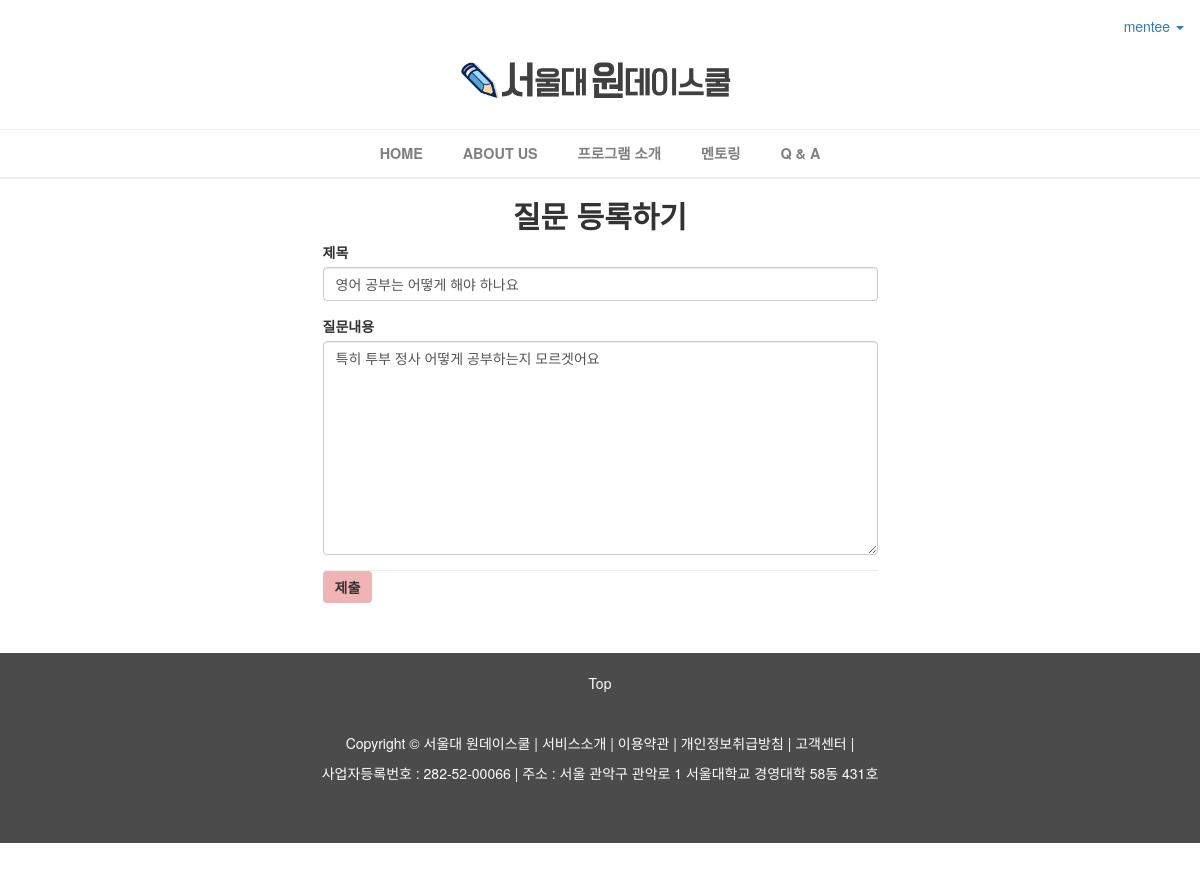
Page /mentoring/Q&A/1/edit/ (signed in) on the committed database.
### mentoring/models.py (models this page shows, shortened)
class Mentoring_question(models.Model):
    author = models.ForeignKey(settings.AUTH_USER_MODEL)
    title = models.CharField(max_length=50, verbose_name='제목')
    content = models.TextField(verbose_name='질문내용')
    created_at = models.DateTimeField(auto_now_add=True)

### mentoring/views.py (the view)
# urls.py: url(r'^Q&A/(?P<pk>\d+)/edit/$', views.mentoring_question_edit, name='mentoring_question_edit'),
@login_required
def mentoring_question_edit(request, pk):
    mentoring_question = get_object_or_404(Mentoring_question, pk=pk)
    if mentoring_question.author == request.user:
        if request.method == "POST":
            mentoring_questionform = Mentoring_questionForm(request.POST, instance=mentoring_question)
            if mentoring_questionform.is_valid():
                mentoring_question = mentoring_questionform.save(commit=False)
                mentoring_question.save()
                messages.success(request, "질문이 성공적으로 수정되었습니다.")
                return redirect("/")
        else:
            mentoring_questionform = Mentoring_questionForm(instance=mentoring_question)
    else:
        messages.error(request, "질문 작성자만 수정할 수 있습니다.")
        return redirect(mentoring_question_detail, pk=mentoring_question.pk)
    return render(request, 'mentoring/mentoring_question_form.html', {
        'mentoring_questionform' : mentoring_questionform
        })

### mentoring/forms.py
class Mentoring_questionForm(forms.ModelForm):
    class Meta:
        model = Mentoring_question
        fields = ('title', 'content')

### mentoring/templates/mentoring/mentoring_question_form.html (shortened to what this page needs)
{% extends 'mentoring/base.html' %}
{% load staticfiles %}
{% load bootstrap3 %}
{% block style %}
    <link rel="stylesheet" href="{% static 'question_form.css' %}"/>
{% endblock %}
{% block content %}
<div class="container">
    <div class="row">
    <div class="col-sm-8 col-sm-offset-2 text-center">
        <h2><strong>질문 등록하기</strong></h2>
    </div>
    <div class="col-sm-6 col-sm-offset-3">
        <form method="post" action="">
            {% bootstrap_form mentoring_questionform %}
            <hr />
            {% buttons %}
               <button type="submit" class="btn" style="background-color:rgba(240, 180, 180, 1);border:none;">{% bootstrap_icon "ok-sign" %} <b>제출</b></button>
            {% endbuttons %}
        </form>
    </div>
    </div>
</div>
{% endblock %}

### mentoring/templates/mentoring/base.html (shortened to what this page needs)
{% load staticfiles %}
<!DOCTYPE html>
<html lang="en">
<head>
    <link rel="stylesheet" href="{% static 'bootstrap-3.3.6/css/bootstrap.min.css' %}" />
{% block style %}{% endblock %}
    <link rel="stylesheet" href="https://maxcdn.bootstrapcdn.com/font-awesome/4.5.0/css/font-awesome.min.css">
</head>
<body style="min-width: 700px;">
    <nav id="top_nav" class="navbar" role="navigation" style="z-index:100;height:3vw;margin-bottom: 0px;background-color:white;">
        <div id="container">
            <div class="collapse navbar-collapse" style="text-align: center;width: 20%;float: right;" id="bs-example-navbar-collapse-1">
                {% if user.is_authenticated %}
                <ul class="nav navbar-nav navbar-right">
                    <li class="dropdown">
                        <a href="#" class="dropdown-toggle" data-toggle="dropdown">{{ user }} <b class="caret"></b></a>
                    </li>
                </ul>
                {% endif %}
            </div>
        </div>
    </nav>
    <div class="logo_wrapper" style="background-color: white;">
      <div id="logo_div">
        <div class="outer">
          <div class="inner">
            <div class="centered">
        <a href="/" style="display: block;font-size: 0;line-height: 0;"><img src='{% static 'img/sharpa_logo_3.png' %}' style="width: 30%;height: auto; margin: 0 40% 0 36.3%;display: block;font-size: 0;line-height: 0;"/></a>
            </div>
          </div>
        </div>
      </div>
    </div>
    <hr style="background-color: white;" />
      <nav class="navbar" data-spy="affix" data-offset-top="130"style="margin: 0 0 0 0;min-height: 0;" >
        <div id="menu_bar" style="background-color:white;float:center;text-align: center;" >
          <a href="/"><div id="menu"><b>HOME</b></div></a>
          <a href="/intro"><div id="menu"><b>ABOUT US</b></div></a>
          <a href="/program_info"><div id="menu"><b>프로그램 소개</b></div></a>
          <a href="/mentoring/new"><div id="menu"><b>멘토링</b></div></a>
          <a href="/Q&A"><div id="menu"><b>Q & A</b></div></a>
        </div>
      </nav>
      <hr>
      <hr>
{% block content %}
{% endblock %}
<footer class="text-center">
  <div class="a">
      <a href="#" style="color: rgba(254,254,254,1); text-decoration: none;">Top</a>
  </div>
  <br><br>
  <p>Copyright &copy;
    <a href="/intro">서울대 원데이스쿨</a> |
    <a href="/program_info">서비스소개</a> |
    <a href="/access_terms">이용약관</a> |
    <a href="/personal_info_terms">개인정보취급방침</a> |
    <a href="/Q&A">고객센터</a> |</p>
  <p>사업자등록번호 : 282-52-00066 | 주소 : 서울 관악구 관악로 1 서울대학교 경영대학 58동 431호</p>
</footer>
</body>
</html>

### static/question_form.css (style rules this page uses)
footer { margin: 50px 0; }

### mentoring/templates/mentoring/base.html (style rules this page uses)
hr { margin : 0 0 0 0; }
#menu_bar { width: 100%; max-height: 300px; text-align: center; opacity: 0.9; }
#menu_bar #menu { position: relative; padding: 1% 1.5% 1% 1.5%; display: inline-block; font-size: 1.2vw; text-decoration: none; color : #737373; }
footer { clear:both; background-color: rgba(75,75,75,1); color:rgba(254,254,254,1); padding: 20px 0 50px 0; }
footer p a { color:rgba(254,254,254,1); }

### rows in the picture
Mentoring_question: title "영어 공부는 어떻게 해야 하나요", content "특히 투부 정사 어떻게 공부하는지 모르겟어요"

### other values in the picture
{{ user }} "mentee"
